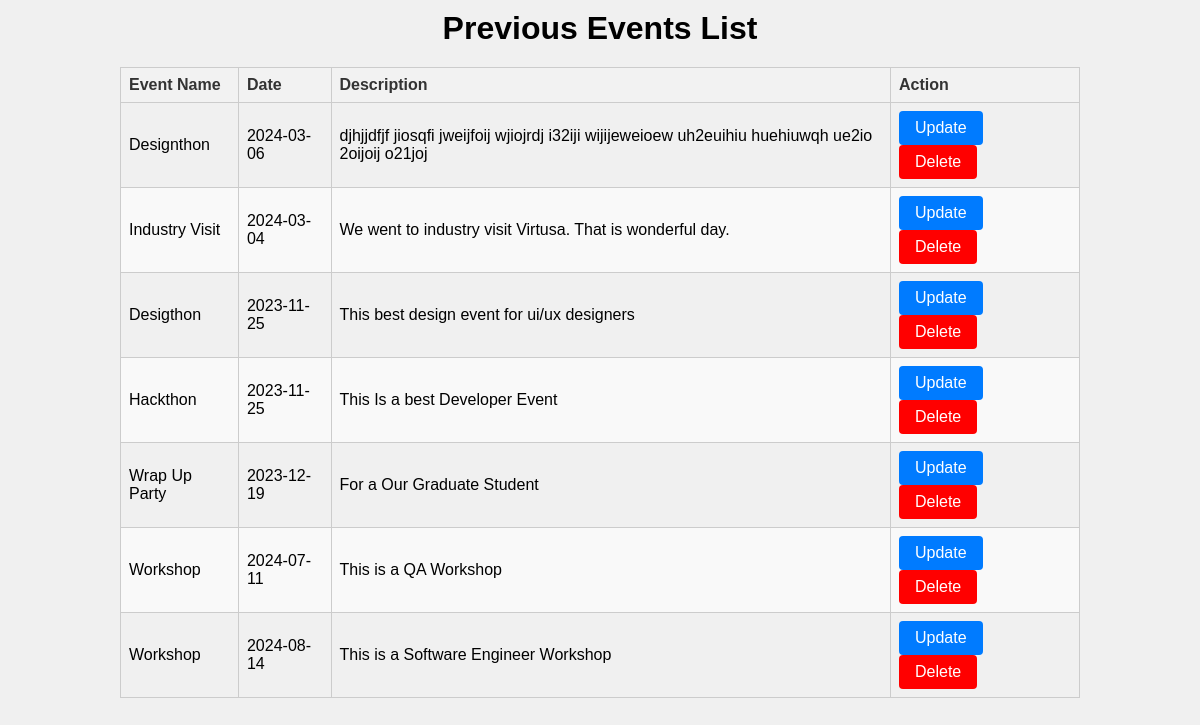
/admin/previouse_Event_View.php, run on the app's committed database.
### tables this page shows
CREATE TABLE `event` (
  `event_id` int(10) NOT NULL,
  `event_name` varchar(20) NOT NULL,
  `event_img` varchar(250) NOT NULL,
  `description` varchar(150) NOT NULL,
  `date` date NOT NULL
);

### admin/previouse_Event_View.php (the view, shortened to what this page needs)
<?php
include '../includes/config.php';
$sql = 'SELECT * FROM event WHERE date < CURRENT_DATE()';
$result = $conn->query($sql);
$events = $result->fetch_all(MYSQLI_ASSOC);
?>
<!DOCTYPE html>
<html lang="en">
<head>
    <link rel="stylesheet" href="../src/css/previouse_Event_Viewer.css">
</head>
<body>
    <h1>Previous Events List</h1>
    <table>
    <thead>
        <tr>
            <th>Event Name</th>
            <th>Date</th>
            <th>Description</th>
            <th>Action</th>
        </tr>
    </thead>
    <tbody>
        <?php foreach ($events as $event) { ?>
            <tr>
                <td><?php echo $event['event_name']; ?></td>
                <td><?php echo $event['date']; ?></td>
                <td><?php echo $event['description']; ?></td>
                <td>
                    <a href="update_event_registration.php?id=<?php echo $event['event_id']; ?>" class="btn btn-primary">Update</a>
                    <a href="delete_event.php?id=<?php echo $event['event_id']; ?>" class="btn btn-danger">Delete</a>
                </td>
            </tr>
        <?php } ?>
    </tbody>
</table>
</body>
</html>

### src/css/previouse_Event_Viewer.css (style rules this page uses)
* { margin: 0; padding: 0; box-sizing: border-box; }
body { font-family: Arial, sans-serif; background-color: #f0f0f0; margin: 0; padding: 0; padding: 10px 10%; text-align: center; }
table { width: 100%; border-collapse: collapse; margin-top: 20px; }
th, td { border: 1px solid #ccc; padding: 8px; text-align: left; }
th { background-color: #f2f2f2; color: #333; }
tr:nth-child(even) { background-color: #f9f9f9; }
.btn { display: inline-block; padding: 8px 16px; margin-right: 10px; text-decoration: none; color: #fff; background-color: #007bff; border-radius: 4px; cursor: pointer; transition: background-color 0.3s ease; }
.btn-danger { background-color: red; }

### data on the page
event: event_name "Designthon", date "2024-03-06", description "djhjjdfjf jiosqfi jweijfoij wjiojrdj i32iji wijijeweioew uh2euihiu huehiuwqh ue2io 2oijoij o21joj"
event: event_name "Industry Visit", date "2024-03-04", description "We went to industry visit Virtusa. That is wonderful day."
event: event_name "Desigthon", date "2023-11-25", description "This best design event for ui/ux designers"
event: event_name "Hackthon", date "2023-11-25", description "This Is a best Developer Event"
event: event_name "Wrap Up Party", date "2023-12-19", description "For a Our Graduate Student"
event: event_name "Workshop", date "2024-07-11", description "This is a QA Workshop"
event: event_name "Workshop", date "2024-08-14", description "This is a Software Engineer Workshop"
